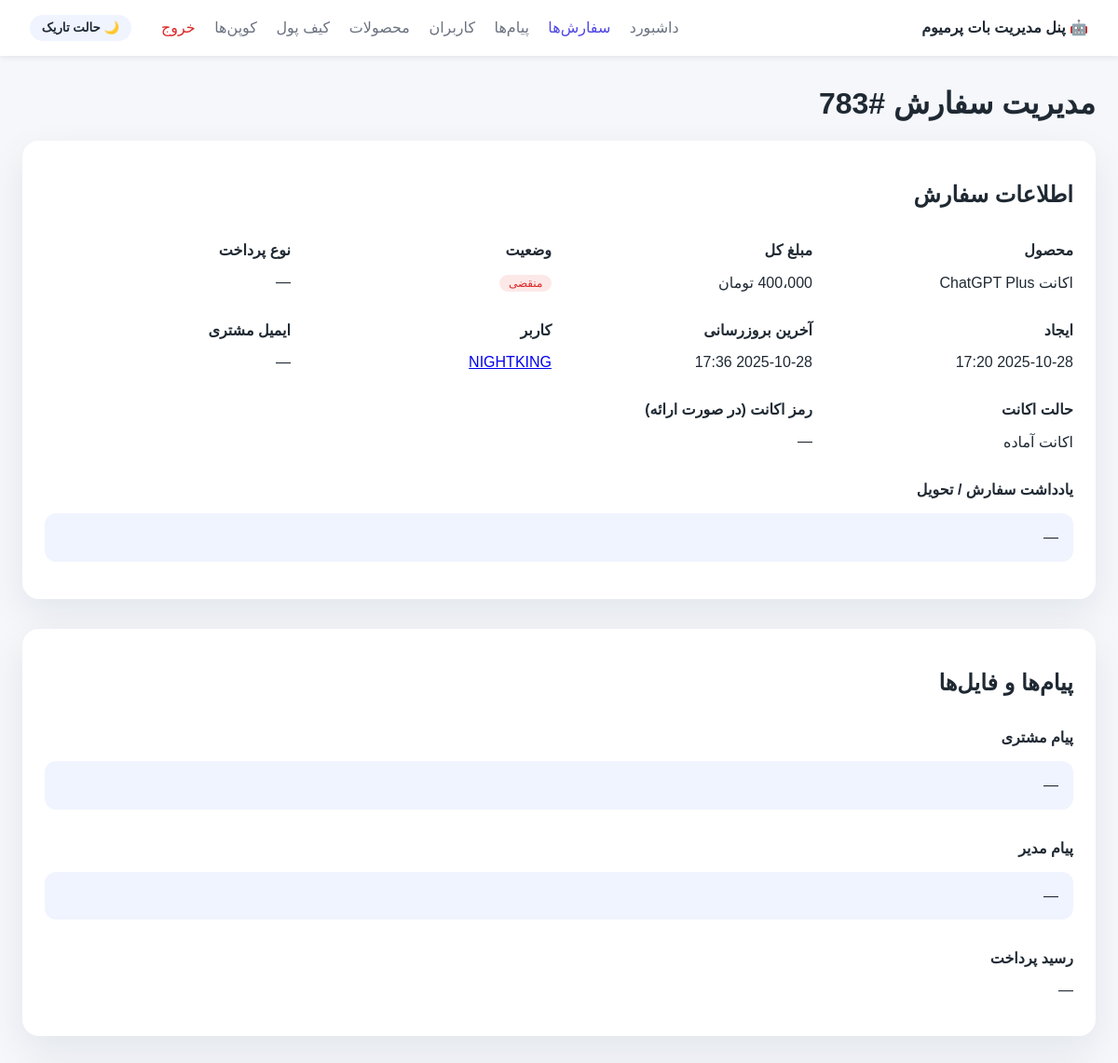
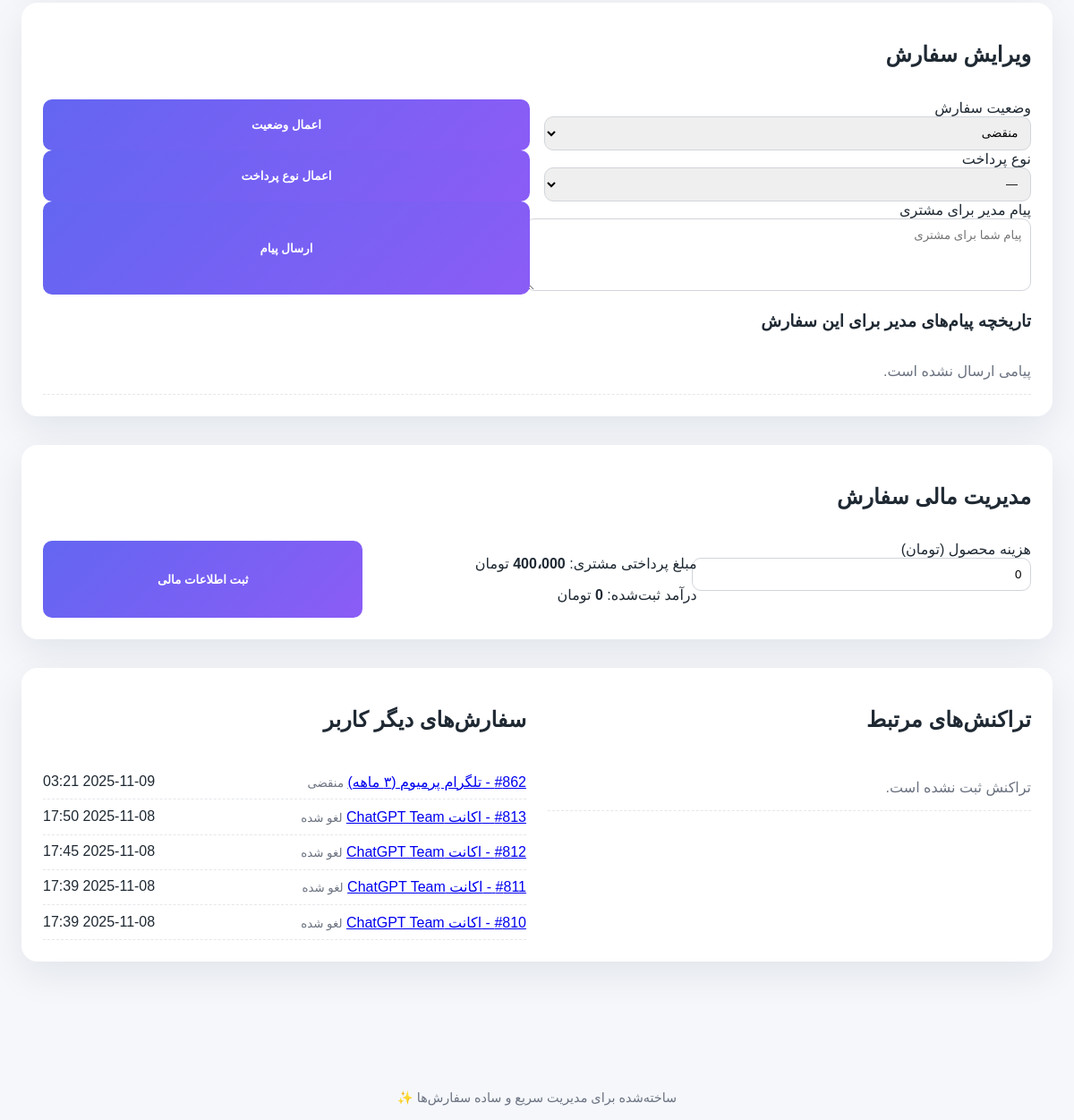
The app's page /orders/783 (signed in) with its own data (2 pictures, top to bottom).
### tables this page shows
CREATE TABLE orders(
            id INTEGER PRIMARY KEY AUTOINCREMENT,
            user_id INTEGER, username TEXT, first_name TEXT,
            plan_id TEXT, plan_title TEXT, price TEXT,
            receipt_file_id TEXT, receipt_text TEXT,
            status TEXT, created_at TEXT, updated_at TEXT
        , service_category TEXT, service_code TEXT, account_mode TEXT, customer_email TEXT, customer_secret_encrypted TEXT, amount_total INTEGER, currency TEXT, payment_type TEXT, wallet_used_amount INTEGER DEFAULT 0, wallet_reserved_amount INTEGER DEFAULT 0, await_deadline TEXT, notes TEXT, customer_message TEXT, manager_note TEXT, internal_cost INTEGER DEFAULT 0, net_revenue INTEGER DEFAULT 0, amount_subtotal INTEGER DEFAULT 0, discount_amount INTEGER DEFAULT 0, discount_code_id INTEGER, discount_code TEXT, discount_applied_at TEXT, product_code TEXT, amount_original INTEGER DEFAULT 0, discount_id INTEGER, discount_title TEXT, discount_locked INTEGER DEFAULT 0);

CREATE TABLE users(
            user_id INTEGER PRIMARY KEY,
            username TEXT, first_name TEXT,
            wallet_balance INTEGER DEFAULT 0,
            ref_by INTEGER, ref_count INTEGER DEFAULT 0,
            earnings_total INTEGER DEFAULT 0,
            created_at TEXT, updated_at TEXT
        , contact_phone TEXT, contact_verified INTEGER DEFAULT 0, contact_shared_at TEXT, is_blocked INTEGER DEFAULT 0);

### app/webadmin/server.py (the view)
    @app.get("/orders/{order_id}")
    async def order_detail(request: Request, order_id: int, user: str = Depends(_login_required)):
        order = get_order(order_id)
        if not order:
            raise HTTPException(status.HTTP_404_NOT_FOUND, detail="سفارش یافت نشد")
        customer = get_user(order.get("user_id")) if order.get("user_id") else None
        wallet_history = list_wallet_tx_for_order(order_id)
        related_orders = []
        if order.get("user_id"):
            related_orders = [
                o for o in list_orders(user_id=order["user_id"], limit=5) if o["id"] != order_id
            ]
        manager_messages = list_order_manager_messages(order_id, limit=50)
        order_title = order.get("plan_title") or order.get("service_code") or f"سفارش #{order_id}"
        return _render(
            request,
            "order_detail.html",
            {
                "title": f"سفارش #{order_id}",
                "order": order,
                "customer": customer,
                "wallet_history": wallet_history,
                "related_orders": related_orders,
                "manager_messages": manager_messages,
                "order_title": order_title,
                "format_amount": _format_amount,
                "format_datetime": _format_datetime,
                "nav": "orders",
            },
        )

### app/webadmin/templates/order_detail.html (shortened to what this page needs)
{% extends 'base.html' %}
{% block content %}
{% set account_mode = (order.account_mode or '') %}
{% set account_mode_label = {'MY_ACCOUNT': 'روی اکانت مشتری', 'PREBUILT': 'اکانت آماده'}.get(account_mode, '—') %}
<h1>مدیریت سفارش #{{ order.id }}</h1>
<section class="panel">
    <header><h2>اطلاعات سفارش</h2></header>
    <div class="detail-grid">
        <div>
            <strong>محصول</strong>
            <p>{{ order.plan_title or order.service_code or '—' }}</p>
        </div>
        <div>
            <strong>مبلغ کل</strong>
            <p>{{ format_amount(order.amount_total or order.price) }} تومان</p>
        </div>
        <div>
            <strong>وضعیت</strong>
            <p><span class="badge {{ order.status|lower }}">{{ order_status_labels.get(order.status, order.status) }}</span></p>
        </div>
        <div>
            <strong>نوع پرداخت</strong>
            <p>{{ payment_type_labels.get(order.payment_type, '—') }}</p>
        </div>
        <div>
            <strong>ایجاد</strong>
            <p>{{ format_datetime(order.created_at) }}</p>
        </div>
        <div>
            <strong>آخرین بروزرسانی</strong>
            <p>{{ format_datetime(order.updated_at) }}</p>
        </div>
        <div>
            <strong>کاربر</strong>
            <p>
                {% if customer %}
                    <a href="{{ url_for('user_detail', user_id=customer.user_id) }}">{{ customer.first_name or customer.username or customer.user_id }}</a>
                {% else %}
                    —
                {% endif %}
            </p>
        </div>
        <div>
            <strong>ایمیل مشتری</strong>
            <p>{{ order.customer_email or '—' }}</p>
        </div>
        <div>
            <strong>حالت اکانت</strong>
            <p>{{ account_mode_label }}</p>
        </div>
        <div>
            <strong>رمز اکانت (در صورت ارائه)</strong>
            <p>
                {% if order.customer_secret_encrypted %}
                <code>{{ order.customer_secret_encrypted }}</code>
                {% else %}
                —
                {% endif %}
            </p>
        </div>
        <div class="span">
            <strong>یادداشت سفارش / تحویل</strong>
            <p class="text-block">{{ (order.notes or '—')|replace('\n', '<br>')|safe }}</p>
        </div>
    </div>
</section>
<section class="panel">
    <header><h2>پیام‌ها و فایل‌ها</h2></header>
    <div class="detail-grid">
        <div class="span">
            <strong>پیام مشتری</strong>
            <p class="text-block">{{ (order.customer_message or '—')|replace('\n', '<br>')|safe }}</p>
        </div>
        <div class="span">
            <strong>پیام مدیر</strong>
            <p class="text-block">{{ (order.manager_note or '—')|replace('\n', '<br>')|safe }}</p>
        </div>
        <div class="span">
            <strong>رسید پرداخت</strong>
            {% if order.receipt_file_id %}
                <p>
                    <a class="link" href="{{ url_for('order_receipt', order_id=order.id) }}" target="_blank">دانلود فایل رسید</a>
                </p>
                <img src="{{ url_for('order_receipt', order_id=order.id) }}" alt="receipt preview" class="receipt-preview">
            {% else %}
                <p>—</p>
            {% endif %}
        </div>
    </div>
</section>
<section class="panel">
    <header><h2>ویرایش سفارش</h2></header>
    <form method="post" action="{{ url_for('update_order', order_id=order.id) }}" class="form-grid">
        <label class="span">وضعیت سفارش
            <select name="status_value" required>
                {% for value, label in order_status_choices %}
                <option value="{{ value }}" {{ 'selected' if order.status == value else '' }}>{{ label }}</option>
                {% endfor %}
            </select>
        </label>
        <button type="submit" class="btn-primary">اعمال وضعیت</button>
    </form>
    <form method="post" action="{{ url_for('update_order', order_id=order.id) }}" class="form-grid">
        <label class="span">نوع پرداخت
            <select name="payment_type">
                {% for value, label in payment_type_choices %}
                <option value="{{ value }}" {{ 'selected' if (order.payment_type or '') == value else '' }}>{{ label }}</option>
                {% endfor %}
            </select>
        </label>
        <button type="submit" class="btn-primary">اعمال نوع پرداخت</button>
    </form>
    <form method="post" action="{{ url_for('update_order', order_id=order.id) }}" class="form-grid">
        <label class="span">پیام مدیر برای مشتری
            <textarea name="manager_note" rows="4" placeholder="پیام شما برای مشتری"></textarea>
        </label>
        <button type="submit" class="btn-primary">ارسال پیام</button>
    </form>
    <div class="history">
        <h3>تاریخچه پیام‌های مدیر برای این سفارش</h3>
        <ul class="list">
            {% for item in manager_messages %}
            <li>
                <span class="text-block">{{ (item.message_text or '—')|replace('\n','<br>')|safe }}</span>
                <span>{{ format_datetime(item.created_at) }}</span>
            </li>
            {% else %}
            <li class="empty">پیامی ارسال نشده است.</li>
            {% endfor %}
        </ul>
    </div>
</section>
<section class="panel">
    <header><h2>مدیریت مالی سفارش</h2></header>
    <form method="post" action="{{ url_for('update_order', order_id=order.id) }}" class="form-grid">
        <label>هزینه محصول (تومان)
            <input type="number" name="cost_amount" min="0" value="{{ order.internal_cost or 0 }}">
        </label>
        <div class="span">
            <p>مبلغ پرداختی مشتری: <strong>{{ format_amount(order.amount_total or order.price) }}</strong> تومان</p>
            <p>درآمد ثبت‌شده: <strong>{{ format_amount(order.net_revenue or 0) }}</strong> تومان</p>
        </div>
        <button type="submit" class="btn-primary">ثبت اطلاعات مالی</button>
    </form>
</section>
<section class="panel two-column">
    <div>
        <header><h2>تراکنش‌های مرتبط</h2></header>
        <ul class="list">
            {% for tx in wallet_history %}
            <li>
                <span><strong>{{ format_amount(tx.amount) }}</strong> <small>{{ tx.type }}</small></span>
                <span>{{ format_datetime(tx.created_at) }}</span>
            </li>
            {% else %}
            <li class="empty">تراکنش ثبت نشده است.</li>
            {% endfor %}
        </ul>
    </div>
    <div>
        <header><h2>سفارش‌های دیگر کاربر</h2></header>
        <ul class="list">
            {% for item in related_orders %}
            <li>
                <span>
                    <a href="{{ url_for('order_detail', order_id=item.id) }}">#{{ item.id }} - {{ item.plan_title or item.service_code }}</a>
                    <small>{{ order_status_labels.get(item.status, item.status) }}</small>
                </span>
                <span>{{ format_datetime(item.created_at) }}</span>
            </li>
            {% else %}
            <li class="empty">سفارش دیگری ثبت نشده است.</li>
            {% endfor %}
        </ul>
    </div>
</section>
{% endblock %}

### app/webadmin/static/styles.css (style rules this page uses)
:root { color-scheme: light dark; --bg: #f5f7fb; --surface: #ffffff; --surface-alt: #f0f4ff; --text: #1f2933; --muted: #6b7280; --accent: #4f46e5; --success: #16a34a; --warning: #f59e0b; --danger: #dc2626; font-family: "Vazirmatn", "IRANSans", "Tahoma", sans-serif; }
body { margin: 0; background: var(--bg); color: var(--text); }
.btn-primary { background: linear-gradient(135deg, #6366f1, #8b5cf6); color: white; border: none; padding: 0.75rem 1.5rem; border-radius: 10px; cursor: pointer; font-weight: 600; }
.panel { background: var(--surface); border-radius: 18px; box-shadow: 0 15px 40px rgba(15, 23, 42, 0.08); padding: 1.5rem; margin-bottom: 2rem; }
.panel header { display: flex; align-items: center; justify-content: space-between; margin-bottom: 1rem; }
.text-block { background: var(--surface-alt); padding: 0.75rem 1rem; border-radius: 12px; white-space: pre-wrap; line-height: 1.7; }
.badge { display: inline-block; padding: 0.15rem 0.6rem; border-radius: 999px; font-size: 0.75rem; background: #e5e7eb; color: #1f2933; }
.badge.expired { background: rgba(239, 68, 68, 0.12); color: var(--danger); }
.list { list-style: none; margin: 0; padding: 0; }
.list li { display: flex; justify-content: space-between; padding: 0.6rem 0; border-bottom: 1px dashed #e5e7eb; }
.list li small { color: var(--muted); }
.list li.empty, .empty { text-align: center; color: var(--muted); padding: 1rem 0; }
.two-column { display: grid; gap: 1.5rem; }
@media (min-width: 768px) { .two-column { grid-template-columns: repeat(2, minmax(0, 1fr)); } }
.detail-grid { display: grid; gap: 1rem; grid-template-columns: repeat(auto-fit, minmax(220px, 1fr)); }
.detail-grid .span { grid-column: 1 / -1; }
.form-grid { display: grid; gap: 1rem; grid-template-columns: repeat(auto-fit, minmax(220px, 1fr)); }
.form-grid textarea, .form-grid input, .form-grid select { width: 100%; padding: 0.6rem; border-radius: 10px; border: 1px solid #d1d5db; font-family: inherit; }

### records on screen
orders: id "783", plan_title "اکانت ChatGPT Plus", amount_total "400،000", get "منقضی", created_at "2025-10-28 17:20", updated_at "2025-10-28 17:36", customer_email "—", notes "—", cost_amount "0", net_revenue "0"
users: first_name "NIGHTKING"
orders: id "862", plan_title "تلگرام پرمیوم (۳ ماهه)", get "منقضی", created_at "2025-11-09 03:21"
orders: id "813", plan_title "اکانت ChatGPT Team", get "لغو شده", created_at "2025-11-08 17:50"
orders: id "812", plan_title "اکانت ChatGPT Team", get "لغو شده", created_at "2025-11-08 17:45"
orders: id "811", plan_title "اکانت ChatGPT Team", get "لغو شده", created_at "2025-11-08 17:39"
orders: id "810", plan_title "اکانت ChatGPT Team", get "لغو شده", created_at "2025-11-08 17:39"

### other values on screen
{{ '☀️ حالت روشن' if theme == 'dark' else '🌙 حالت تاریک' }} "🌙 حالت تاریک"
{{ payment_type_labels.get(order.payment_type, '—') }} "—"
{{ account_mode_label }} "اکانت آماده"
{{ (order.customer_message or '—')|replace('\n', '<br>')|safe }} "—"
{{ (order.manager_note or '—')|replace('\n', '<br>')|safe }} "—"
form field status_value "منقضی"
form field payment_type "—"
